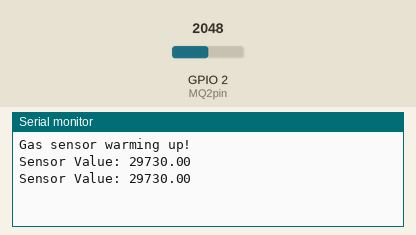
Recording of a sketch running on a simulated ESP32. Parts: the last lines printed to the serial monitor. The test bench sets the inputs (shaded band); at power-on: GPIO 2 (MQ2pin) = 2048.

Above: at 2.8 s.
2.9 s: GPIO 2 (MQ2pin) set to 2866
At 5.2 s:
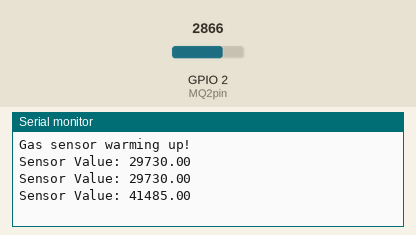
5.6 s: GPIO 2 (MQ2pin) set to 3603
At 6.7 s:
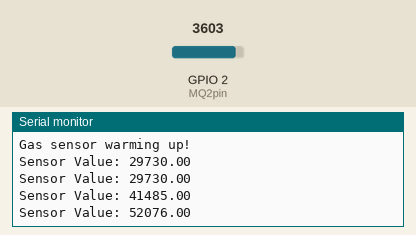
Timing chart, 0 to 8.6 s (numbered marks = the images above; inputs shaded):
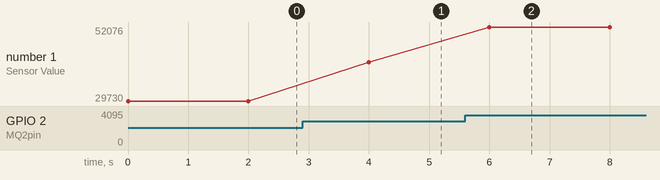

The sketch:

Gas_Sensor.ino
```cpp
#define MQ2pin 2

float sensorValue;  //variable to store sensor value

void setup()
{
  Serial.begin(115200); // sets the serial port to 9600
  Serial.println("Gas sensor warming up!");
//  delay(5000); // allow the MQ-2 to warm up
}

void loop()
{
//  sensorValue = analogRead(MQ2pin); // read analog input pin 0

  //read data from MQ-135
  float co2comp = analogRead(MQ2pin);
  float co2ppm = map(co2comp,0,675,300,10000);

  Serial.print("Sensor Value: ");
  Serial.println(co2ppm);

//  if(sensorValue > 2900)
//  {
//    Serial.print(" | Smoke detected!");
//  }

//  Serial.println("");
  delay(2000); // wait 2s for next reading
}
```

Measured:
- after the input at 2.9 s, the serial monitor: prints a new line after 1.1 s (image 1)
- after the input at 5.6 s, the serial monitor: prints a new line after 0.40 s (image 2)
- plotted number 1: 29730 → 41485 after the input at 2.9 s, 41485 → 52076 after the input at 5.6 s
